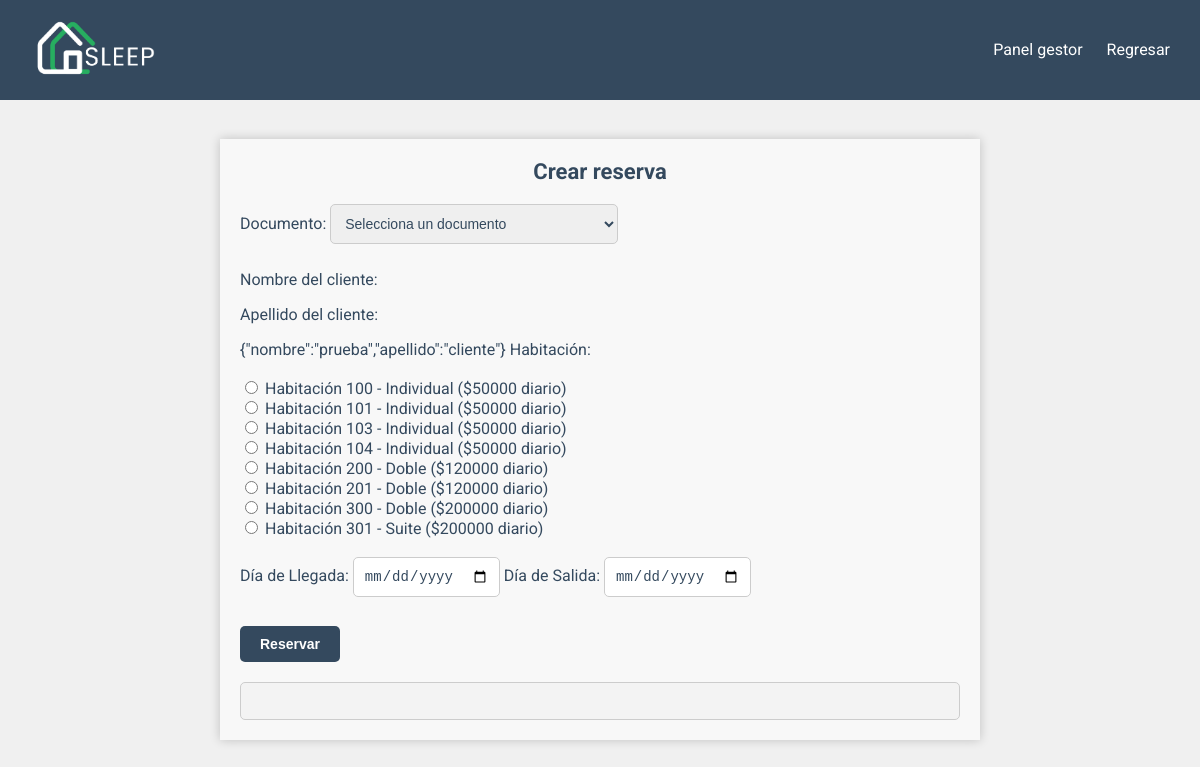
/pages/crear_reserva.php?documento=2147483647, run on the app's committed database.
### tables this page shows
CREATE TABLE `usuarios` (
  `documento` int(11) NOT NULL,
  `correo` varchar(45) NOT NULL,
  `nombre` varchar(15) NOT NULL,
  `apellido` varchar(15) NOT NULL,
  `telefono` varchar(20) NOT NULL,
  `pais` varchar(15) NOT NULL,
  `departamento` varchar(15) NOT NULL,
  `ciudad` varchar(15) NOT NULL,
  `contrasena` varchar(255) NOT NULL,
  `tipoUsuarioId` int(11) NOT NULL
);

CREATE TABLE `habitaciones` (
  `numero` int(11) NOT NULL,
  `tipo` varchar(15) NOT NULL,
  `estado` tinyint(1) NOT NULL,
  `descripcion` varchar(50) NOT NULL,
  `valor_diario` decimal(10,0) NOT NULL
);

### pages/crear_reserva.php (the view, shortened to what this page needs)
<?php
include '../conections/conection.php';
$sqlHabitacionesDisponibles = "SELECT numero, tipo, valor_diario FROM habitaciones WHERE estado = 0";
$resultHabitacionesDisponibles = $conn->query($sqlHabitacionesDisponibles);
?>
<!DOCTYPE html>
<html lang="en">
<head>
    <link rel="stylesheet" href="../assets/css/crear_reserva.css">
</head>
<body>
    <div class="container">
        <header>
            <div id="logo">
                <img src="../assets/img/logoclaro.png" alt="Logo del Hotel" width="135px" height="70px">
            </div>
            <nav>
                <ul class="ul-encabezados">
                    <li><a href="panel_gestor.php">Panel gestor</a></li>
                    <li><a href="reservas.php">Regresar</a></li>
                </ul>
            </nav>
        </header>
    </div>
    <br>
    <section>
        <div class="modulo-header">Crear reserva</div>
        <form action="crear_reserva.php" method="POST">
            <label for="documento">Documento:</label>
            <select id="documento" name="documento" required>
                <option value="">Selecciona un documento</option>
            </select>
            <br>
            <div id="nombreApellidoContainer">
                <p>Nombre del cliente: <span id="nombreCliente"></span></p>
                <p>Apellido del cliente: <span id="apellidoCliente"></span></p>
            </div>
            <?php
            include '../conections/conection.php';
            if (isset($_GET['documento'])) {
                $documento = $_GET['documento'];
                $sql = "SELECT nombre, apellido FROM usuarios WHERE documento = '$documento'";
                $result = $conn->query($sql);
                if ($result->num_rows > 0) {
                    $row = $result->fetch_assoc();
                    $data = array('nombre' => $row['nombre'], 'apellido' => $row['apellido']);
                    echo json_encode($data);
                }
            }
            ?>
            <label for="habitacion">Habitación:</label>
            <br>
            <br>
            <div>
                <?php
                while ($rowHabitacion = $resultHabitacionesDisponibles->fetch_assoc()) {
                    echo '<label>';
                    echo '<input type="radio" name="habitacion" value="' . $rowHabitacion['numero'] . '" required>';
                    echo ' Habitación ' . $rowHabitacion['numero'] . ' - ' . $rowHabitacion['tipo'] . ' ($' . $rowHabitacion['valor_diario'] . ' diario)';
                    echo '</label><br>';
                }
                ?>
            </div>
            <br>
            <label for="dia_llegada">Día de Llegada:</label>
            <input type="date" id="dia_llegada" name="dia_llegada" required>
            <label for="dia_salida">Día de Salida:</label>
            <input type="date" id="dia_salida" name="dia_salida" required>
            <br>
            <br>
            <button type="submit">Reservar</button>
        </form>
        <div class="reserva-mensaje">
        </div>
    </section>
</body>
</html>

### assets/css/crear_reserva.css (style rules this page uses)
body { font-family: 'Roboto', sans-serif; margin: 0; padding: 0; background-color: #f0f0f0; color: #34495e; }
header { background-color: #34495e; color: white; padding: 10px; display: flex; justify-content: space-between; align-items: center; }
ul.ul-encabezados { list-style-type: none; padding: 0; }
ul.ul-encabezados li { display: inline; margin-right: 20px; }
ul.ul-encabezados a { text-decoration: none; color: white; }
.modulo-header { text-align: center; color: #34495e; font-size: 22px; margin-bottom: 20px; font-weight: bold; }
label { margin-bottom: 5px; }
input[type="text"], input[type="date"], select { padding: 10px; margin-bottom: 10px; border: 1px solid #ccc; border-radius: 5px; font-size: 14px; transition: border-color 0.3s ease-in-out; color: #34495e; }
select { width: 40%; }
button[type="submit"] { background-color: #34495e; color: white; border: none; padding: 10px 20px; border-radius: 5px; cursor: pointer; font-size: 14px; font-weight: bold; transition: background-color 0.3s ease-in-out; }
#logo { margin-left: 20px; }
#logo img { max-width: 100%; height: auto; }
section { width: 60%; margin: 20px auto; padding: 20px; box-shadow: 0px 0px 10px rgba(0, 0, 0, 0.2); background-color: #f8f8f8; }
.reserva-mensaje { background-color: #f3f3f3; border-radius: 5px; text-align: center; font-weight: bold; padding: 10px; margin-top: 20px; border: 1px solid #ccc; color: #34495e; }

### data on the page
usuarios: json_encode($data) "{\"nombre\":\"prueba\",\"apellido\":\"cliente\"}"
habitaciones: numero "100", tipo "Individual", valor_diario "50000"
habitaciones: numero "101", tipo "Individual", valor_diario "50000"
habitaciones: numero "103", tipo "Individual", valor_diario "50000"
habitaciones: numero "104", tipo "Individual", valor_diario "50000"
habitaciones: numero "200", tipo "Doble", valor_diario "120000"
habitaciones: numero "201", tipo "Doble", valor_diario "120000"
habitaciones: numero "300", tipo "Doble", valor_diario "200000"
habitaciones: numero "301", tipo "Suite", valor_diario "200000"
